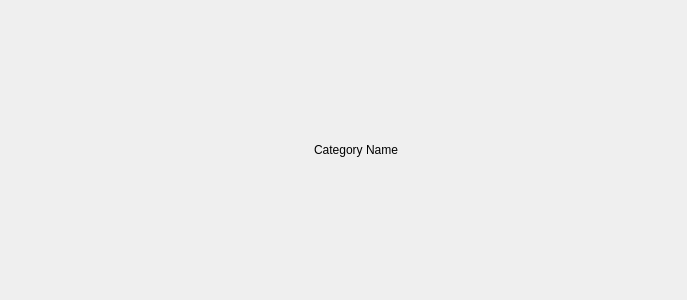
<?xml version="1.0" encoding="UTF-8"?>
<ui version="4.0">
 <class>categoryItem</class>
 <widget class="QWidget" name="categoryItem">
  <property name="geometry">
   <rect>
    <x>0</x>
    <y>0</y>
    <width>687</width>
    <height>300</height>
   </rect>
  </property>
  <property name="sizePolicy">
   <sizepolicy hsizetype="Fixed" vsizetype="Fixed">
    <horstretch>0</horstretch>
    <verstretch>0</verstretch>
   </sizepolicy>
  </property>
  <property name="windowTitle">
   <string>Form</string>
  </property>
  <layout class="QHBoxLayout" name="horizontalLayout_2">
   <property name="spacing">
    <number>0</number>
   </property>
   <property name="leftMargin">
    <number>0</number>
   </property>
   <property name="topMargin">
    <number>0</number>
   </property>
   <property name="rightMargin">
    <number>0</number>
   </property>
   <property name="bottomMargin">
    <number>0</number>
   </property>
   <item>
    <layout class="QHBoxLayout" name="horizontalLayout">
     <property name="spacing">
      <number>0</number>
     </property>
     <item>
      <widget class="QCheckBox" name="checkbox_category_Filter">
       <property name="minimumSize">
        <size>
         <width>25</width>
         <height>25</height>
        </size>
       </property>
       <property name="maximumSize">
        <size>
         <width>25</width>
         <height>25</height>
        </size>
       </property>
       <property name="styleSheet">
        <string notr="true">margin: 0px 0px 0px 10px;
border: 0;
padding: 0px 0px 0px 16px;</string>
       </property>
       <property name="text">
        <string/>
       </property>
      </widget>
     </item>
     <item>
      <widget class="QLabel" name="category_name">
       <property name="minimumSize">
        <size>
         <width>0</width>
         <height>25</height>
        </size>
       </property>
       <property name="maximumSize">
        <size>
         <width>16777215</width>
         <height>25</height>
        </size>
       </property>
       <property name="styleSheet">
        <string notr="true">margin: 0;
padding: 0;
border: 0;
color: black;</string>
       </property>
       <property name="text">
        <string>Category Name</string>
       </property>
       <property name="alignment">
        <set>Qt::AlignmentFlag::AlignCenter</set>
       </property>
      </widget>
     </item>
    </layout>
   </item>
  </layout>
 </widget>
 <resources/>
 <connections/>
</ui>
